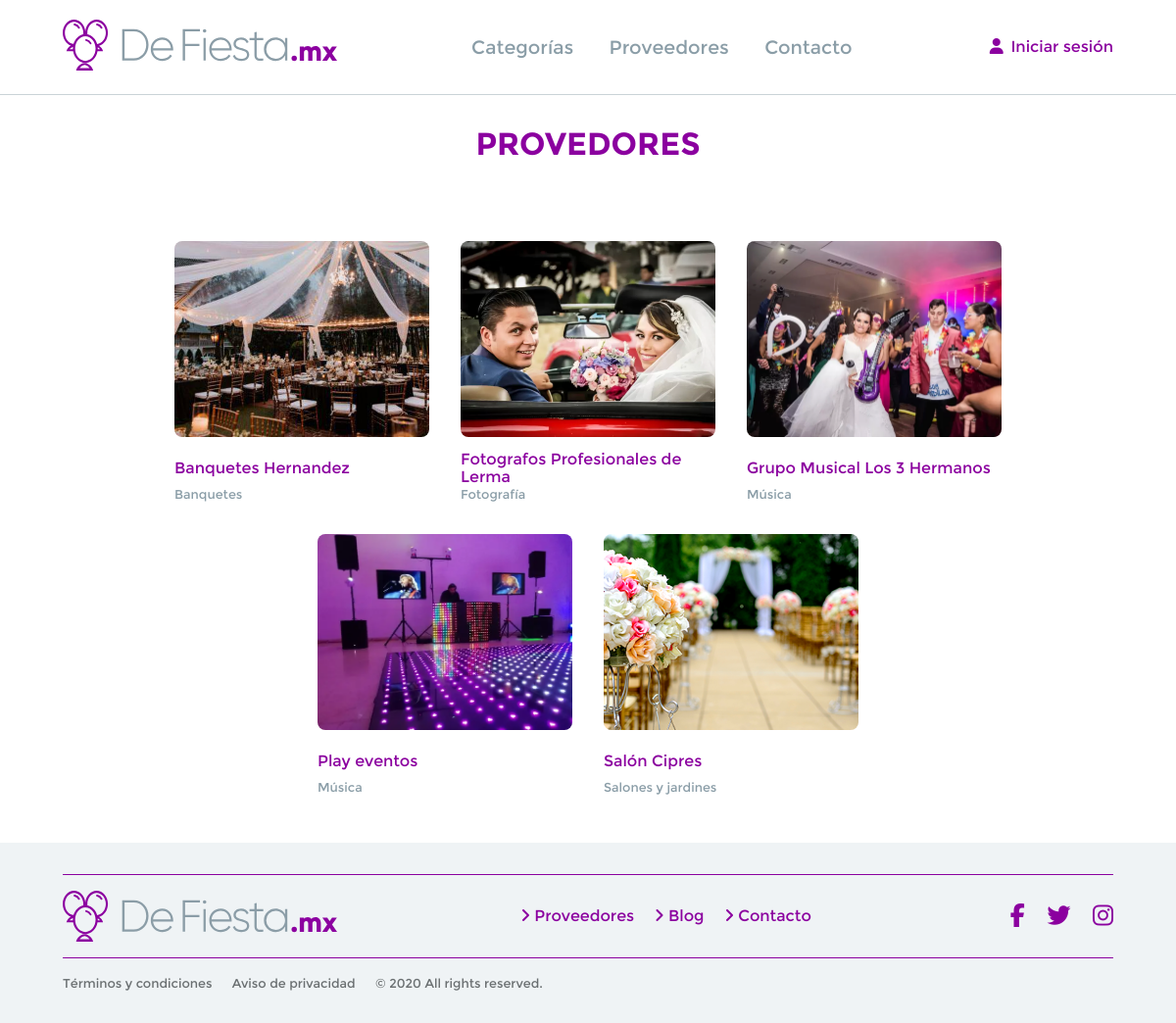
The page /provedores/ on the database its author committed.
### providers/models.py (models this page shows, shortened)
class Provider(models.Model):
    name = models.CharField(max_length=255)
    direction = models.CharField(max_length=255, default="")
    telefono = models.CharField(max_length=255, default="")
    servicios = models.CharField(max_length=255, default="")
    imagen = models.CharField(max_length=255, default="")
    category = models.ForeignKey("Category", on_delete=models.CASCADE)
    class Meta:
        ordering = ['name', ]

class Category(models.Model):
    name = models.CharField(max_length=255)
    imagen = models.CharField(max_length=255, default="")
    class Meta:
        ordering = ['name', ]

### providers/views.py (the view)
# urls.py: path("", views.show_providers, name="show_providers"),
def show_providers(request):
    providers = Provider.objects.all()
    return render(request, "providers/show-providers.html", {"providers": providers})

### templates/providers/show-providers.html
{% extends 'base.html' %}
{% load static %}
{% block content %}
<main>
    <section class="provider__head">
        <div class="container">
            <h1 class="text-center">
                PROVEDORES
            </h1>
        </div>
    </section>
    <section class="home__places">
        <div class="container">
            <div class="home__places-content" id="providersList">
                {% for provider in providers %}
                    <article class="home__places-item">
                        <img src="{% static 'images/' %}{{ provider.imagen }}" alt="Lugar">
                        <a href="{% url 'providers:provider_detail' provider.pk %}" class="title">
                            {{ provider.name }}
                        </a>
                        <div class="location">
                            {{ provider.category.name }}
                        </div>
                    </article>
                {% endfor %}
            </div>
        </div>
    </section>
</main>
{% endblock content %}

### static/css/app.css (style rules this page uses)
html { line-height: 1.15; -webkit-text-size-adjust: 100%; }
body { margin: 0; }
main { display: block; }
h1 { font-size: 2em; margin: 0.67em 0; }
a { background-color: transparent; }
img { border-style: none; }
* { box-sizing: border-box; }
html, body { font-family: "Montreal"; }
h1, h2, h3, h4, h5, h6 { margin: 0; padding: 0; }
.container { max-width: 1440px; padding: 0 4rem; margin: 0 auto; }
.home__places { padding: 4rem 0; }
.home__places-content { display: flex; flex-wrap: wrap; justify-content: center; align-items: center; max-width: 1280px; }
.home__places-item { border-radius: 1rem; width: 260px; margin: 1rem; }
.home__places-item img { width: 100%; height: 200px; object-fit: cover; border-radius: 0.5rem; }
.home__places-item .title { color: #8b009f; font-size: 1rem; margin-top: 0.5rem; }
.home__places-item .location { color: #8a9da7; font-size: 0.8rem; }
.provider__head { padding: 2rem 0; }
.provider__head h1 { color: #8b009f; }
main { min-height: calc(100vh - 97px - 183px); }
.home__places { padding: 2rem 0; }
.text-center { text-align: center; }
.home__places-item .title { color: #8b009f; font-size: 1rem; margin-top: 0.5rem; height: 40px; display: flex; justify-content: flex-start; align-items: center; text-decoration: none; }

### rows shown on the page
Provider: imagen (picture), name "Banquetes Hernandez", category.name "Banquetes"
Provider: imagen (picture), name "Fotografos Profesionales de Lerma", category.name "Fotografía"
Provider: imagen (picture), name "Grupo Musical Los 3 Hermanos", category.name "Música"
Provider: imagen (picture), name "Play eventos", category.name "Música"
Provider: imagen (picture), name "Salón Cipres", category.name "Salones y jardines"
